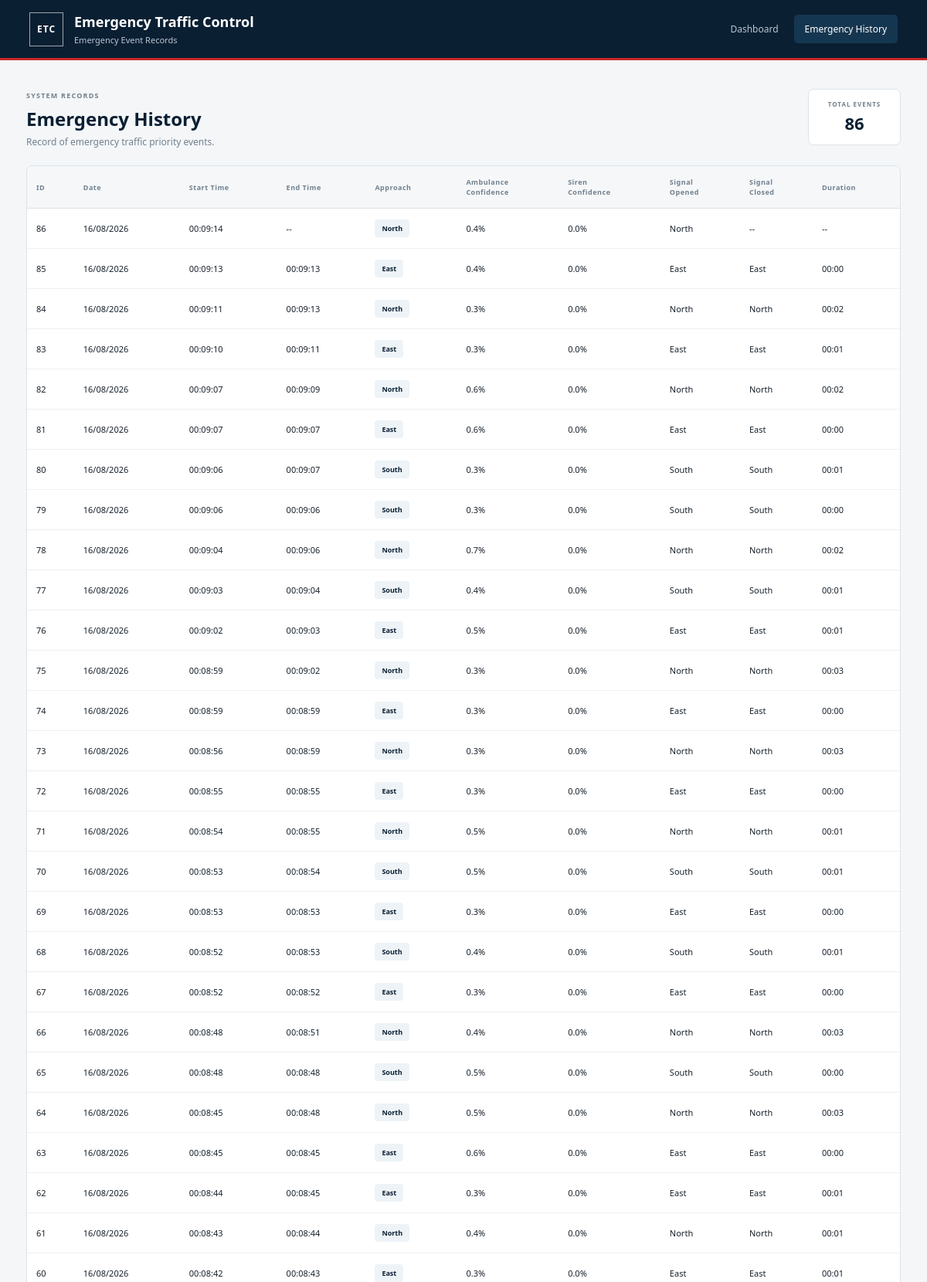
The app's page /history (upper part) with its own data.
### tables this page shows
CREATE TABLE emergency_history (
            id INTEGER PRIMARY KEY AUTOINCREMENT,
            date TEXT NOT NULL,
            start_time TEXT NOT NULL,
            end_time TEXT,
            approach TEXT NOT NULL,
            ambulance_confidence REAL,
            siren_confidence REAL,
            signal_opened TEXT,
            signal_closed TEXT,
            duration TEXT
        );

### app.py (the view)
@app.route("/history")
def history():
    conn = get_db()
    events = conn.execute("""
        SELECT *
        FROM emergency_history
        ORDER BY id DESC
    """).fetchall()
    conn.close()
    return render_template(
        "history.html",
        events=events
    )

### app.py (called while the page is built)
def get_db():
    conn = sqlite3.connect(DATABASE)
    conn.row_factory = sqlite3.Row
    return conn

### templates/history.html (shortened to what this page needs)
<!DOCTYPE html>
<html lang="en">
<head>
    <link rel="stylesheet" href="{{ url_for('static', filename='css/style.css') }}">
</head>
<body>
<header class="topbar">
    <div class="brand">
        <div class="brand-icon">ETC</div>
        <div>
            <h1>Emergency Traffic Control</h1>
            <p>Emergency Event Records</p>
        </div>
    </div>
    <nav>
        <a href="/">Dashboard</a>
        <a href="/history"  class="active">Emergency History</a>
    </nav>
</header>
<main class="history-page">
    <div class="history-header">
        <div>
            <span class="eyebrow">SYSTEM RECORDS</span>
            <h2>Emergency History</h2>
            <p>Record of emergency traffic priority events.</p>
        </div>
        <div class="record-count">
            <span>TOTAL EVENTS</span>
            <strong>{{ events|length }}</strong>
        </div>
    </div>
    <div class="table-container">
        <table>
            <thead>
                <tr>
                    <th>ID</th>
                    <th>Date</th>
                    <th>Start Time</th>
                    <th>End Time</th>
                    <th>Approach</th>
                    <th>Ambulance<br>Confidence</th>
                    <th>Siren<br>Confidence</th>
                    <th>Signal<br>Opened</th>
                    <th>Signal<br>Closed</th>
                    <th>Duration</th>
                </tr>
            </thead>
            <tbody>
                {% if events %}
                    {% for event in events %}
                    <tr>
                        <td>{{ event["id"] }}</td>
                        <td>{{ event["date"] }}</td>
                        <td>{{ event["start_time"] }}</td>
                        <td>{{ event["end_time"] or "--" }}</td>
                        <td>
                            <span class="approach-badge">{{ event["approach"] }}</span>
                        </td>
                        <td>
                            {% if event["ambulance_confidence"] is not none %}
                                {{ "%.1f"|format(event["ambulance_confidence"]) }}%
                            {% else %}
                                --
                            {% endif %}
                        </td>
                        <td>
                            {% if event["siren_confidence"] is not none %}
                                {{ "%.1f"|format(event["siren_confidence"]) }}%
                            {% else %}
                                --
                            {% endif %}
                        </td>
                        <td>{{ event["signal_opened"] or "--" }}</td>
                        <td>{{ event["signal_closed"] or "--" }}</td>
                        <td>{{ event["duration"] or "--" }}</td>
                    </tr>
                    {% endfor %}
                {% else %}
                    <tr>
                        <td colspan="10" class="empty-state">
                            No emergency events have been recorded.
                        </td>
                    </tr>
                {% endif %}
            </tbody>
        </table>
    </div>
</main>
</body>
</html>

### static/css/style.css (style rules this page uses)
:root { --navy: #0b1f33; --navy-light: #153650; --red: #c62828; --yellow: #d99a00; --green: #198754; --background: #f4f6f8; --white: #ffffff; --border: #dce3e8; --text: #17212b; --muted: #71808d; }
* { box-sizing: border-box; }
body { margin: 0; background: var(--background); color: var(--text); font-family: "Segoe UI", Arial, sans-serif; }
.topbar { height: 78px; background: var(--navy); color: white; display: flex; align-items: center; justify-content: space-between; padding: 0 38px; border-bottom: 3px solid var(--red); }
.brand { display: flex; align-items: center; gap: 14px; }
.brand-icon { width: 44px; height: 44px; display: flex; align-items: center; justify-content: center; border: 1px solid rgba(255,255,255,.6); font-size: 12px; font-weight: 800; letter-spacing: 1px; }
.brand h1 { margin: 0; font-size: 18px; font-weight: 700; }
.brand p { margin: 4px 0 0; color: #b8c7d3; font-size: 11px; }
nav { display: flex; gap: 6px; }
nav a { color: #b9c7d1; text-decoration: none; padding: 10px 14px; font-size: 12px; border-radius: 5px; }
nav a:hover, nav a.active { color: white; background: var(--navy-light); }
.history-page { max-width: 1500px; margin: auto; padding: 32px 34px 50px; }
.history-header { display: flex; align-items: center; justify-content: space-between; margin-bottom: 22px; }
.eyebrow { color: var(--muted); font-size: 9px; font-weight: 800; letter-spacing: 1.2px; }
.history-header h2 { margin: 5px 0; color: var(--navy); font-size: 24px; }
.history-header p { margin: 0; color: var(--muted); font-size: 12px; }
.record-count { min-width: 120px; text-align: center; background: white; border: 1px solid var(--border); border-radius: 7px; padding: 13px; }
.record-count span { display: block; color: var(--muted); font-size: 8px; font-weight: 800; letter-spacing: 1px; }
.record-count strong { display: block; margin-top: 4px; color: var(--navy); font-size: 22px; }
.table-container { background: white; border: 1px solid var(--border); border-radius: 8px; overflow-x: auto; }
table { width: 100%; border-collapse: collapse; min-width: 1100px; }
thead { background: #f5f7f9; }
th { padding: 14px 12px; text-align: left; color: var(--muted); font-size: 9px; font-weight: 800; letter-spacing: .5px; border-bottom: 1px solid var(--border); white-space: nowrap; }
td { padding: 14px 12px; font-size: 11px; border-bottom: 1px solid #edf0f2; white-space: nowrap; }
.approach-badge { display: inline-block; padding: 5px 9px; background: #edf3f7; color: var(--navy); border-radius: 4px; font-size: 9px; font-weight: 700; }

### records on screen
emergency_history: id "86", date "16/08/2026", start_time "00:09:14", event "--", approach "North", ambulance_confidence "0.4", siren_confidence "0.0", signal_opened "North"
emergency_history: id "85", date "16/08/2026", start_time "00:09:13", end_time "00:09:13", approach "East", ambulance_confidence "0.4", siren_confidence "0.0", signal_opened "East", signal_closed "East", duration "00:00"
emergency_history: id "84", date "16/08/2026", start_time "00:09:11", end_time "00:09:13", approach "North", ambulance_confidence "0.3", siren_confidence "0.0", signal_opened "North", signal_closed "North", duration "00:02"
emergency_history: id "83", date "16/08/2026", start_time "00:09:10", end_time "00:09:11", approach "East", ambulance_confidence "0.3", siren_confidence "0.0", signal_opened "East", signal_closed "East", duration "00:01"
emergency_history: id "82", date "16/08/2026", start_time "00:09:07", end_time "00:09:09", approach "North", ambulance_confidence "0.6", siren_confidence "0.0", signal_opened "North", signal_closed "North", duration "00:02"
emergency_history: id "81", date "16/08/2026", start_time "00:09:07", end_time "00:09:07", approach "East", ambulance_confidence "0.6", siren_confidence "0.0", signal_opened "East", signal_closed "East", duration "00:00"
emergency_history: id "80", date "16/08/2026", start_time "00:09:06", end_time "00:09:07", approach "South", ambulance_confidence "0.3", siren_confidence "0.0", signal_opened "South", signal_closed "South", duration "00:01"
emergency_history: id "79", date "16/08/2026", start_time "00:09:06", end_time "00:09:06", approach "South", ambulance_confidence "0.3", siren_confidence "0.0", signal_opened "South", signal_closed "South", duration "00:00"
emergency_history: id "78", date "16/08/2026", start_time "00:09:04", end_time "00:09:06", approach "North", ambulance_confidence "0.7", siren_confidence "0.0", signal_opened "North", signal_closed "North", duration "00:02"
emergency_history: id "77", date "16/08/2026", start_time "00:09:03", end_time "00:09:04", approach "South", ambulance_confidence "0.4", siren_confidence "0.0", signal_opened "South", signal_closed "South", duration "00:01"
emergency_history: id "76", date "16/08/2026", start_time "00:09:02", end_time "00:09:03", approach "East", ambulance_confidence "0.5", siren_confidence "0.0", signal_opened "East", signal_closed "East", duration "00:01"
emergency_history: id "75", date "16/08/2026", start_time "00:08:59", end_time "00:09:02", approach "North", ambulance_confidence "0.3", siren_confidence "0.0", signal_opened "North", signal_closed "North", duration "00:03"
emergency_history: id "74", date "16/08/2026", start_time "00:08:59", end_time "00:08:59", approach "East", ambulance_confidence "0.3", siren_confidence "0.0", signal_opened "East", signal_closed "East", duration "00:00"
emergency_history: id "73", date "16/08/2026", start_time "00:08:56", end_time "00:08:59", approach "North", ambulance_confidence "0.3", siren_confidence "0.0", signal_opened "North", signal_closed "North", duration "00:03"
emergency_history: id "72", date "16/08/2026", start_time "00:08:55", end_time "00:08:55", approach "East", ambulance_confidence "0.3", siren_confidence "0.0", signal_opened "East", signal_closed "East", duration "00:00"
emergency_history: id "71", date "16/08/2026", start_time "00:08:54", end_time "00:08:55", approach "North", ambulance_confidence "0.5", siren_confidence "0.0", signal_opened "North", signal_closed "North", duration "00:01"
emergency_history: id "70", date "16/08/2026", start_time "00:08:53", end_time "00:08:54", approach "South", ambulance_confidence "0.5", siren_confidence "0.0", signal_opened "South", signal_closed "South", duration "00:01"
emergency_history: id "69", date "16/08/2026", start_time "00:08:53", end_time "00:08:53", approach "East", ambulance_confidence "0.3", siren_confidence "0.0", signal_opened "East", signal_closed "East", duration "00:00"
emergency_history: id "68", date "16/08/2026", start_time "00:08:52", end_time "00:08:53", approach "South", ambulance_confidence "0.4", siren_confidence "0.0", signal_opened "South", signal_closed "South", duration "00:01"
emergency_history: id "67", date "16/08/2026", start_time "00:08:52", end_time "00:08:52", approach "East", ambulance_confidence "0.3", siren_confidence "0.0", signal_opened "East", signal_closed "East", duration "00:00"
emergency_history: id "66", date "16/08/2026", start_time "00:08:48", end_time "00:08:51", approach "North", ambulance_confidence "0.4", siren_confidence "0.0", signal_opened "North", signal_closed "North", duration "00:03"
emergency_history: id "65", date "16/08/2026", start_time "00:08:48", end_time "00:08:48", approach "South", ambulance_confidence "0.5", siren_confidence "0.0", signal_opened "South", signal_closed "South", duration "00:00"
emergency_history: id "64", date "16/08/2026", start_time "00:08:45", end_time "00:08:48", approach "North", ambulance_confidence "0.5", siren_confidence "0.0", signal_opened "North", signal_closed "North", duration "00:03"
emergency_history: id "63", date "16/08/2026", start_time "00:08:45", end_time "00:08:45", approach "East", ambulance_confidence "0.6", siren_confidence "0.0", signal_opened "East", signal_closed "East", duration "00:00"
emergency_history: id "62", date "16/08/2026", start_time "00:08:44", end_time "00:08:45", approach "East", ambulance_confidence "0.3", siren_confidence "0.0", signal_opened "East", signal_closed "East", duration "00:01"
emergency_history: id "61", date "16/08/2026", start_time "00:08:43", end_time "00:08:44", approach "North", ambulance_confidence "0.4", siren_confidence "0.0", signal_opened "North", signal_closed "North", duration "00:01"
emergency_history: id "60", date "16/08/2026", start_time "00:08:42", end_time "00:08:43", approach "East", ambulance_confidence "0.3", siren_confidence "0.0", signal_opened "East", signal_closed "East", duration "00:01"

### other values on screen
{{ events|length }} "86"
